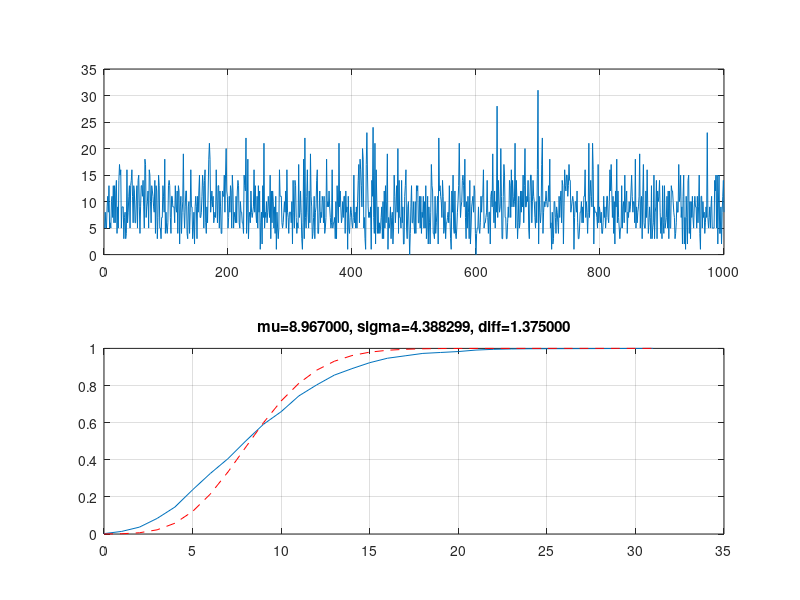

Here is the MATLAB script that generated this plot: (Note: this script raises an error after producing the figure.)
function q_rel = ir_stat_test(p, sz, N, M)
% https://ru.wikipedia.org/wiki/%D0%91%D0%B8%D0%BD%D0%BE%D0%BC%D0%B8%D0%B0%D0%BB%D1%8C%D0%BD%D0%BE%D0%B5_%D1%80%D0%B0%D1%81%D0%BF%D1%80%D0%B5%D0%B4%D0%B5%D0%BB%D0%B5%D0%BD%D0%B8%D0%B5

if nargin<1
	p = 0.1;
end
if nargin<2
	sz = [100 100];
end
if nargin<3
	N = 1000;
end
if nargin<4
	M = 3;
end

if M==1
	p_med = p;
else
	p_med = 0;
	for i = ceil(M*M/2) : M*M
		p_med = p_med + nchoosek(M*M,i)*(p^i)*((1-p)^(M*M-i));
	end
	p_med1 = 1 - binocdf(floor(M*M/2), M*M, p);
end

graph = zeros(N,1);
for n = 1:N
	pp = rand(sz+M*2)<p;

	pp = medfilt2(pp, [M M]);

	pp(:,[1:M end-M+1:end]) = [];
	pp([1:M end-M+1:end],:) = [];

%	pp = median(rand([sz M*M])<p, 3);

	ss = sum(pp(:));
	graph(n) = ss;
end

qq = quantile(graph,[0.1 0.9]);
qq1 = binoinv([0.1 0.9],numel(pp),p_med);
q_rel = diff(qq)/diff(qq1);

if nargout<1
	figure('Units','normalized', 'Position',[0 0 1 1]);
	subplot(2,1,1);
	plot(graph);
	grid('on');
	subplot(2,1,2);
	[hy,hx]=ecdf(graph);
	[~,mu,sigma] = zscore(graph);
	plot(hx,hy);
	grid('on');
	hold('on');
	plot(hx(1):hx(end),binocdf(hx(1):hx(end),numel(pp),p_med),'r--');
	title(sprintf('mu=%f, sigma=%f, diff=%f',mu,sigma, q_rel ), 'interpreter','none');
	legend('Simulated','Theoretical','Location','NW');
end
